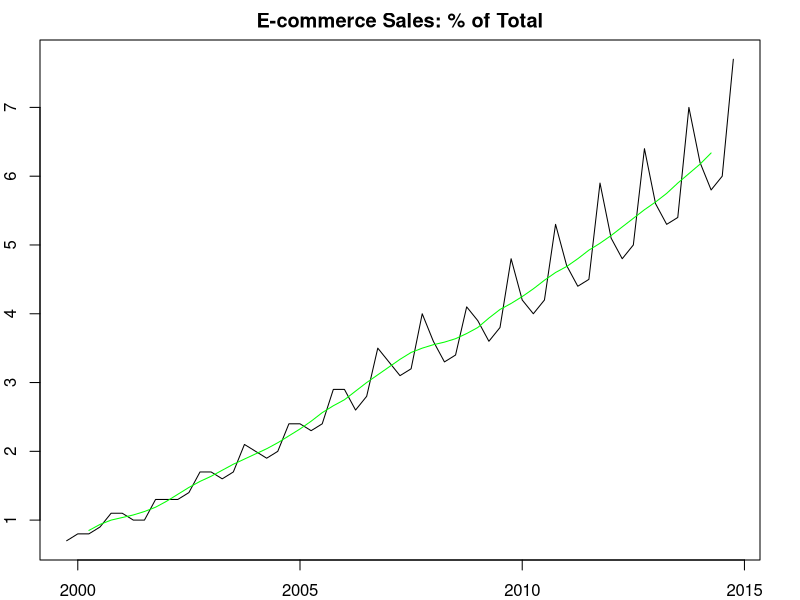
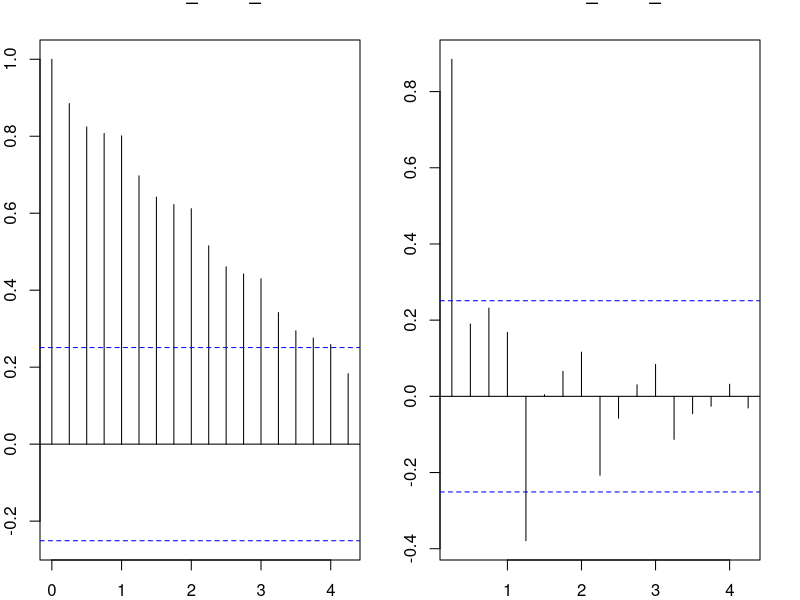
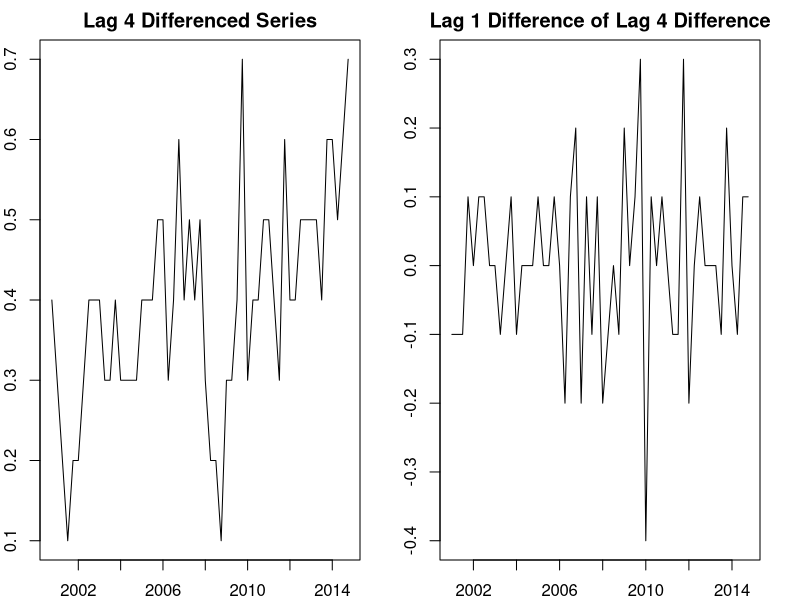
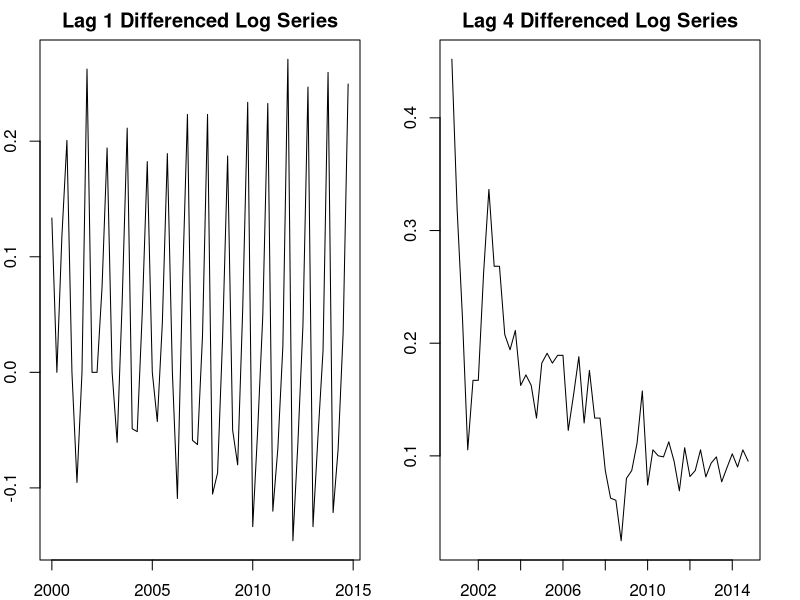
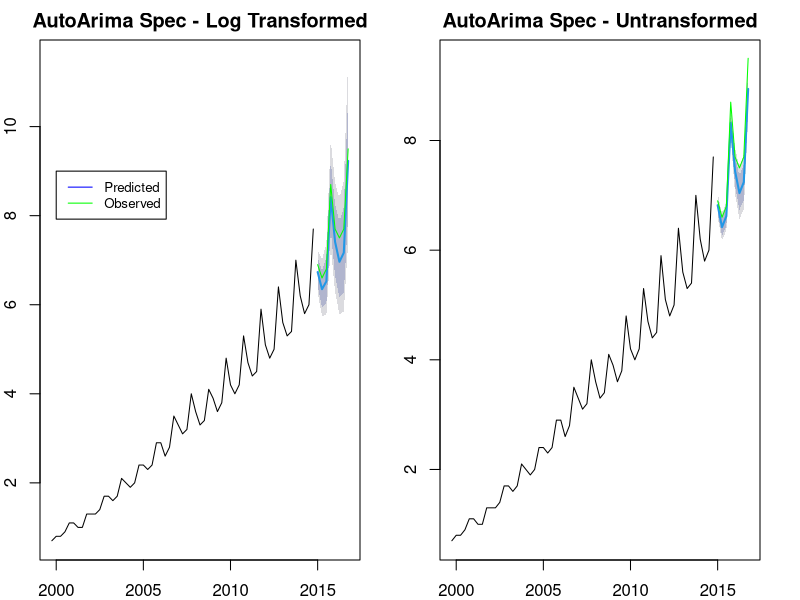
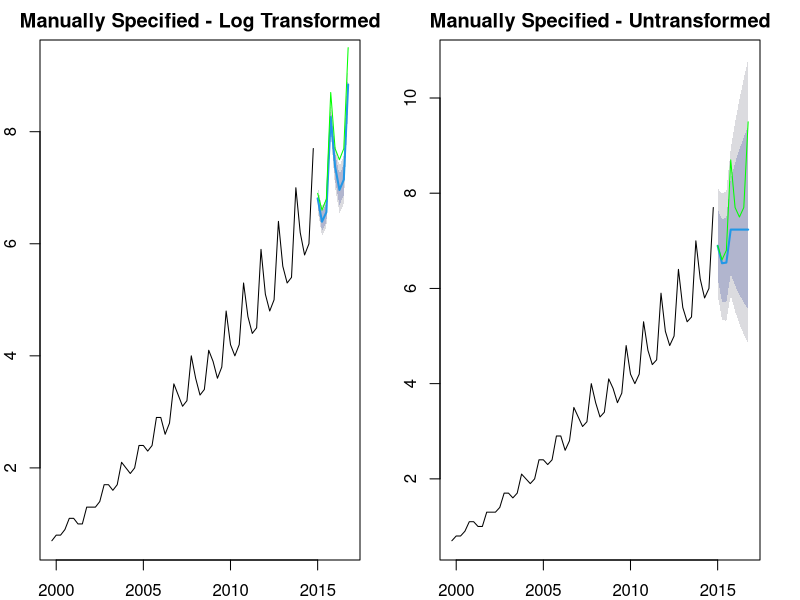
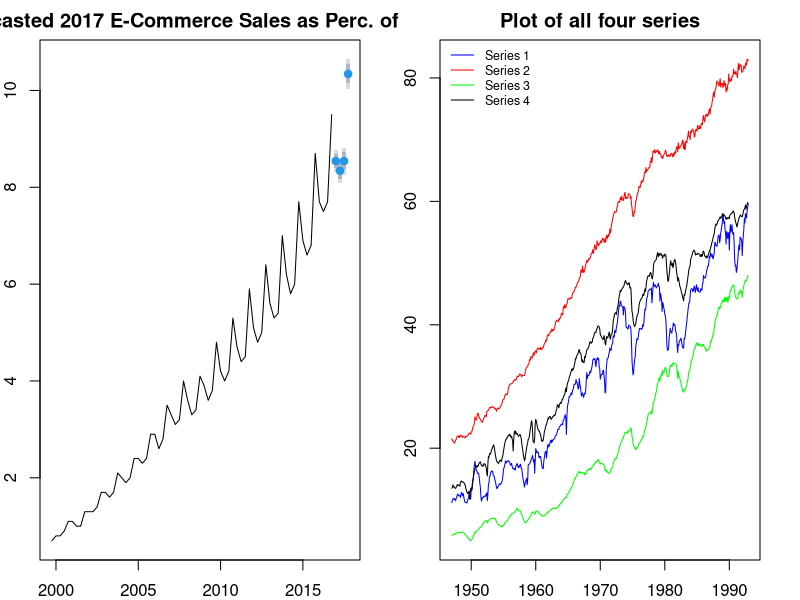
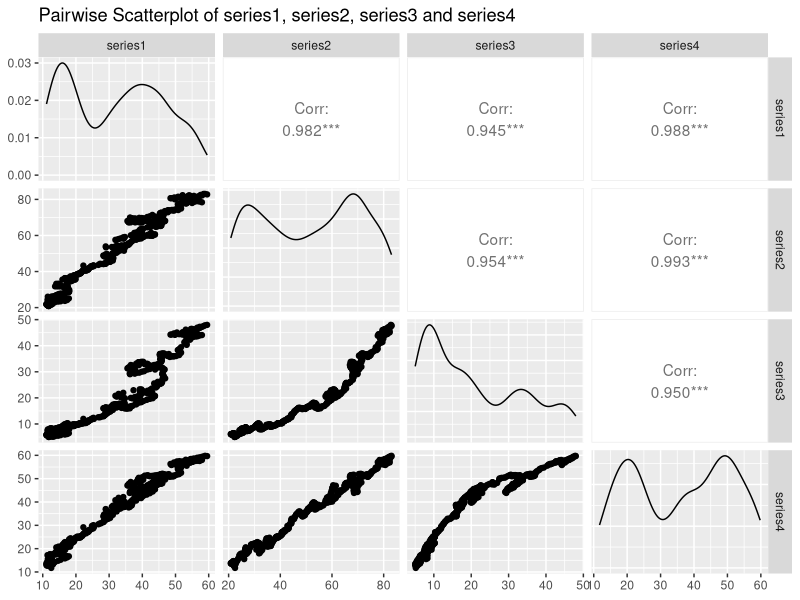

Generate these figures, in order, with R: (Note: this script raises an error after producing the figures.)
## ---- chunk 1
knitr::opts_chunk$set(echo = TRUE)

pkg <- c('knitr', 'Hmisc', 'ggcorrplot', 'car','xts','forecast',
         'dplyr', 'ggplot2', 'jtools', 'readr', 'astsa', 'vars', 'dplyr','tseries', 'GGally')
invisible(lapply(pkg, require, character.only = T))
## ---- chunk 2
ecom = read.csv(file = "ECOMPCTNSA.csv")
ts_ecom = ts(ecom$ECOMPCTNSA, start = c(1999, 4), frequency = 4)
ts_ecom_train = ts(ts_ecom[time(ts_ecom) < 2015], start = c(1999, 4), freq = 4)
ts_ecom_test = ts(ts_ecom[time(ts_ecom) >= 2015], start = c(2015, 1), freq = 4)
head(ts_ecom, 13); sum(is.na(ts_ecom_train)); summary(ts_ecom_train)
## ---- chunk 3
par(mfrow=c(1,1), mai = c(.4, 0.4, 0.4, 0.4))
plot(ts_ecom_train, xlab = 'Date', ylab = 'E-Commerce Retail Sales', main = 'E-commerce Sales: % of Total')
lines(ma(ts_ecom_train, order = 4, centre = T), col = 'green')
## ---- chunk 4
par(mfrow=c(1,2))
acf(ts_ecom_train)
pacf(ts_ecom_train)
## ---- chunk 5
par(mfrow=c(1,2), mai = c(.4, 0.4, 0.4, 0.4))

plot(diff(ts_ecom_train, lag = 4),xlab=NULL,ylab=NULL,main = "Lag 4 Differenced Series")
plot(diff(diff(ts_ecom_train, lag = 4),lag=1),xlab=NULL,ylab=NULL, 
     main = "Lag 1 Difference of Lag 4 Difference")
adf.test(diff(diff(ts_ecom_train, lag = 4),lag=1))$p.value
## ---- chunk 6
par(mfrow=c(1,2), mai = c(.4, 0.4, 0.4, 0.4))

log_ts_ecom_train = log(ts_ecom_train); log_ts_ecom_test = log(ts_ecom_test)
plot(diff(log_ts_ecom_train, lag = 1),xlab=NULL,ylab=NULL,main = "Lag 1 Differenced Log Series")
plot(diff(log_ts_ecom_train, lag = 4),xlab=NULL,ylab=NULL,main = "Lag 4 Differenced Log Series")

adf.test(log_ts_ecom_train)$p.value # Why this ADF test???
## ---- chunk 7
manual_model_raw <- Arima(ts_ecom_train, order=c(1,1,1), seasonal=c(1,1,1))
manual_model_log <- Arima(ts_ecom_train, order = c(0,1,4), seasonal=c(0,0,0), lambda=0)
## ---- chunk 8
auto_model_log <- auto.arima(ts_ecom_train, ic = 'aicc', lambda = 0)
auto_model_raw <- auto.arima(ts_ecom_train, ic = 'aicc')
## ---- chunk 9
forecast_log_auto = forecast(auto_model_log, h = 8, lambda=0)
forecast_auto = forecast(auto_model_raw, h = 8)
forecast_log_man = forecast(manual_model_raw, h = 8)
forecast_man = forecast(manual_model_log, h = 8, lambda=0)

par(mfrow=c(1,2), mai = c(.4, 0.4, 0.4, 0.4))
plot(forecast_log_auto, main="AutoArima Spec - Log Transformed"); lines(ts_ecom_test, col='green')
legend(2000, 9, legend=c('Predicted','Observed'), col=c('blue','green'), lty=1, cex=0.8)
plot(forecast_auto, main="AutoArima Spec - Untransformed"); lines(ts_ecom_test, col='green')
par(mfrow=c(1,2), mai = c(.4, 0.4, 0.4, 0.4))
plot(forecast_log_man, main="Manually Specified - Log Transformed"); lines(ts_ecom_test, col='green')
plot(forecast_man, main="Manually Specified - Untransformed"); lines(ts_ecom_test, col='green')
## ---- chunk 10
calculate_rmse = function(fcast, test){
  rmse = sqrt(mean((fcast - test)^2))
  return(rmse)
}
auto_model_log_sw <- shapiro.test(auto_model_log $resid)
auto_model_log_box <-Box.test(auto_model_log $resid, type = "Ljung-Box")
auto_model_raw_sw <-shapiro.test(auto_model_raw $resid)
auto_model_raw_box <-Box.test(auto_model_raw $resid, type = "Ljung-Box")
manual_model_raw_sw <-shapiro.test(manual_model_raw $resid)
manual_model_raw_box <-Box.test(manual_model_raw $resid, type = "Ljung-Box")
manual_model_log_sw <-shapiro.test(manual_model_log $resid)
manual_model_log_box <-Box.test(manual_model_log $resid, type = "Ljung-Box")
results <- data.frame(cbind(
  rbind(auto_model_log$aicc, auto_model_raw$aicc, manual_model_raw$aicc, manual_model_log$aicc),
  rbind(auto_model_log$bic, auto_model_raw$bic, manual_model_raw$bic, manual_model_log$bic),
  rbind(auto_model_log_sw$p.value,auto_model_raw_sw$p.value, 
        manual_model_raw_sw$p.value, manual_model_log_sw$p.value),
  rbind(auto_model_log_box$p.value, auto_model_raw_box$p.value, 
        manual_model_raw_box$p.value, manual_model_log_box$p.value),
  rbind(calculate_rmse(forecast_log_auto$mean,ts_ecom_test), 
        calculate_rmse(forecast_auto$mean,ts_ecom_test), 
        calculate_rmse(forecast_log_man$mean, ts_ecom_test),
        calculate_rmse(forecast_man$mean, ts_ecom_test))))

colnames(results) <- c('AICc', '       BIC', '  Shapiro-Wilk', '  Box-Ljung', '   RMSE')
rownames(results) <- c('Log, Auto','Raw, Auto','Log, Manual', 'Raw, Manual')
round(results,3)
## ---- chunk 11
auto_model_raw_all <- auto.arima(ts_ecom, ic = 'aicc')
plot(forecast(auto_model_raw_all,h = 4), main='Forecasted 2017 E-Commerce Sales as Perc. of Total')
## ---- chunk 12
auto_model_raw_all$coef; auto_model_raw_all$sigma2
## ---- chunk 13
mts = read.csv(file = "data_2018Spring_MTS.txt", sep=' ')
ts_mts = ts(mts[ , c("series1", "series2", "series3", "series4")], start = c(1947, 1), freq = 12)
ts_mts_train = ts(ts_mts[time(ts_mts) < 1993, ], start = c(1947, 1), freq = 12)
ts_mts_test = ts(ts_mts[time(ts_mts) >= 1993, ], start = c(1993, 1), end = c(1993,12), freq = 12)
head(ts_mts); sum(is.na(ts_mts)); summary(ts_mts_train)
## ---- chunk 14
ts.plot(ts_mts_train, gpars=list(main="Plot of all four series", ylab="Unknown units", col=c('blue','red','green','black')))
legend("topleft",c("Series 1","Series 2","Series 3","Series 4"), lty=1, 
       col = c('blue','red','green','black'), bty='n', cex=.75)
## ---- chunk 15
df_mts_train = data.frame(as.matrix(ts_mts_train), date=time(ts_mts_train))

ggpairs(df_mts_train[c('series1', 'series2', 'series3', 'series4')], title='Pairwise Scatterplot of series1, series2, series3 and series4')
## ---- chunk 16
cbind(adf.test(df_mts_train$series1)$p.value, adf.test(df_mts_train$series2)$p.value,
adf.test(df_mts_train$series3)$p.value, adf.test(df_mts_train$series4)$p.value)
## ---- chunk 17
cbind(adf.test(diff(df_mts_train$series1))$p.value, adf.test(diff(df_mts_train$series2))$p.value,
adf.test(diff(df_mts_train$series3))$p.value, adf.test(diff(df_mts_train$series4))$p.value)
## ---- chunk 18
acf(diff(ts_mts_train))
pacf(diff(ts_mts_train))
## ---- chunk 19
cbind(po.test(df_mts_train[c('series1','series2')])$p.value, #column 1
po.test(df_mts_train[c('series1','series3')])$p.value, #column 2
po.test(df_mts_train[c('series1','series4')])$p.value, #column 3
po.test(df_mts_train[c('series2','series3')])$p.value, #column 4
po.test(df_mts_train[c('series2','series4')])$p.value, #column 5
po.test(df_mts_train[c('series3','series4')])$p.value) #column 6
## ---- chunk 20
VARselect(diff(ts_mts_train), type = 'const')$selection
## ---- chunk 21
var = VAR(diff(ts_mts_train), p = 2, type = 'const')
serial.test(var, type = 'PT.asymptotic')$serial$p.value[1]
## ---- chunk 22
var_model = VAR(diff(ts_mts_train), p = 5, type = 'const')
## ---- chunk 23
calculate_int = function(model, forecast_steps, endvals){
  diff_forecast = forecast(model, h=forecast_steps)
  int_1 = endvals[1] + cumsum(diff_forecast$forecast$series1$mean)
  int_2 = endvals[2] + cumsum(diff_forecast$forecast$series2$mean)
  int_3 = endvals[3] + cumsum(diff_forecast$forecast$series3$mean)
  int_4 = endvals[4] + cumsum(diff_forecast$forecast$series4$mean)
  return(list(int_1, int_2, int_3, int_4))
}
int = calculate_int(var_model, 24, tail(ts_mts_train, n=1))
ts_forecast = ts(cbind(int[[1]], int[[2]], int[[3]], int[[4]]), start=c(1993, 1), freq=12)
ts_mts_train_window = window(ts_mts_train, start = c(1985,1))

par(mfrow=c(1,2), mai = c(.4, 0.4, 0.4, 0.4))
ts.plot(ts_mts_train_window[,1], ts_mts_test[,1], ts_forecast[,1], col=c('black', 'green', 'blue'),
        main = 'series1 with forecast')
ts.plot(ts_mts_train_window[,2], ts_mts_test[,2], ts_forecast[,2], col=c('black', 'green', 'blue'), 
        main = 'series2 with forecast')
par(mfrow=c(1,2), mai = c(.4, 0.4, 0.4, 0.4))
ts.plot(ts_mts_train_window[,3], ts_mts_test[,3], ts_forecast[,3], col=c('black', 'green', 'blue'), 
        main = 'series3 with forecast')
ts.plot(ts_mts_train_window[,4], ts_mts_test[,4], ts_forecast[,4], col=c('black', 'green', 'blue'), 
        main = 'series4 with forecast')
## ---- chunk 24
residuals = as.numeric(ts_mts_test) - window(ts_forecast, start = c(1993,1), end = c(1993,12))
par(mfrow=c(1,1), mai = c(.2, 0.2, 0.2, 0.2))
plot(residuals, main = 'Residuals of VAR(5) model', ylab = 'Date', type='b')
## ---- chunk 25
serial.test(var_model, type="BG")$serial$p.value
## ---- chunk 26
normality.test(var_model, multivariate.only = TRUE)$jb.mul$JB$p.value[1,1]
## ---- chunk 27
int = calculate_int(var_model, 12, tail(ts_mts_train, n=1))
df_RMSE = data.frame(rbind(calculate_rmse(int[[1]], ts_mts_test[,1]),
           calculate_rmse(int[[2]], ts_mts_test[,2]), calculate_rmse(
             int[[3]], ts_mts_test[,3]), calculate_rmse(int[[4]], ts_mts_test[,4])))

colnames(df_RMSE) = c('RMSE')
rownames(df_RMSE) = c('series1','series2','series3', 'series4')
df_RMSE
## ---- chunk 28
results = data.frame(); orderrange = 1:10
for(i in orderrange) {
  var_iter = VAR(diff(ts_mts_train), p = i, type="const")
  int = calculate_int(var_iter, 12, tail(ts_mts_train, n=1))
  
  PT = serial.test(var_iter, type="PT.asymptotic")$serial$p.value
  BG = serial.test(var_iter, type="BG")$serial$p.value
  norm = normality.test(var_iter, multivariate.only = TRUE)$jb.mul$JB$p.value
  rmse_sum = calculate_rmse(int[[1]], ts_mts_test[,1]) + calculate_rmse(int[[2]], ts_mts_test[,2]) +
             calculate_rmse(int[[3]], ts_mts_test[,3]) + calculate_rmse(int[[4]], ts_mts_test[,4])
  results = rbind(results, cbind(AIC(var_iter), BIC(var_iter), PT, BG, norm, round(rmse_sum,2)))
}
rownames(results) = orderrange
colnames(results) = c('AIC', '       BIC', ' Port. p-val', 
                      ' BG p-val', 'JB p-val', 'sum(RMSE)')
round(results, 3)
